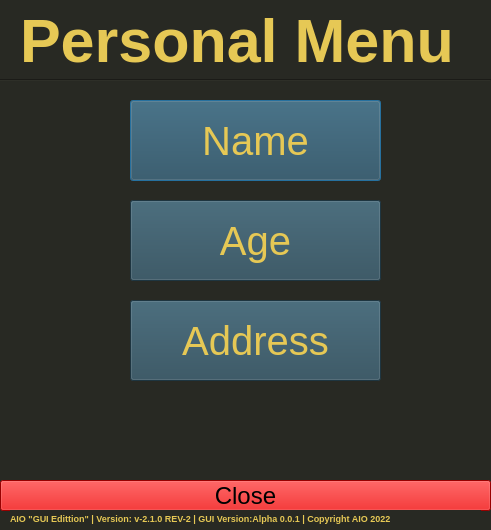
<?xml version="1.0" encoding="UTF-8"?>
<ui version="4.0">
 <class>Dialog</class>
 <widget class="QDialog" name="Dialog">
  <property name="geometry">
   <rect>
    <x>0</x>
    <y>0</y>
    <width>491</width>
    <height>530</height>
   </rect>
  </property>
  <property name="minimumSize">
   <size>
    <width>491</width>
    <height>530</height>
   </size>
  </property>
  <property name="maximumSize">
   <size>
    <width>491</width>
    <height>530</height>
   </size>
  </property>
  <property name="windowTitle">
   <string>AIO | Personal</string>
  </property>
  <property name="styleSheet">
   <string notr="true">background-color: rgb(40, 41, 35);</string>
  </property>
  <widget class="QLabel" name="label">
   <property name="geometry">
    <rect>
     <x>20</x>
     <y>10</y>
     <width>451</width>
     <height>61</height>
    </rect>
   </property>
   <property name="font">
    <font>
     <pointsize>46</pointsize>
     <weight>75</weight>
     <bold>true</bold>
     <underline>false</underline>
    </font>
   </property>
   <property name="autoFillBackground">
    <bool>false</bool>
   </property>
   <property name="styleSheet">
    <string notr="true">color: rgb(230, 200, 85);</string>
   </property>
   <property name="text">
    <string>Personal Menu</string>
   </property>
  </widget>
  <widget class="QPushButton" name="Close">
   <property name="geometry">
    <rect>
     <x>0</x>
     <y>480</y>
     <width>491</width>
     <height>31</height>
    </rect>
   </property>
   <property name="font">
    <font>
     <pointsize>18</pointsize>
    </font>
   </property>
   <property name="styleSheet">
    <string notr="true">background-color: rgb(213, 0, 0);</string>
   </property>
   <property name="text">
    <string>Close</string>
   </property>
   <property name="autoDefault">
    <bool>false</bool>
   </property>
   <property name="default">
    <bool>false</bool>
   </property>
  </widget>
  <widget class="QLabel" name="label_3">
   <property name="geometry">
    <rect>
     <x>10</x>
     <y>510</y>
     <width>471</width>
     <height>16</height>
    </rect>
   </property>
   <property name="font">
    <font>
     <pointsize>7</pointsize>
     <weight>75</weight>
     <bold>true</bold>
    </font>
   </property>
   <property name="styleSheet">
    <string notr="true">color: rgb(230, 200, 85);</string>
   </property>
   <property name="text">
    <string>AIO &quot;GUI Edittion&quot; | Version: v-2.1.0 REV-2 | GUI Version:Alpha 0.0.1 | Copyright AIO 2022</string>
   </property>
   <property name="wordWrap">
    <bool>true</bool>
   </property>
  </widget>
  <widget class="QPushButton" name="Name">
   <property name="geometry">
    <rect>
     <x>130</x>
     <y>100</y>
     <width>251</width>
     <height>81</height>
    </rect>
   </property>
   <property name="font">
    <font>
     <pointsize>30</pointsize>
    </font>
   </property>
   <property name="styleSheet">
    <string notr="true">color: rgb(230, 200, 85);
background-color: rgb(42, 74, 89);</string>
   </property>
   <property name="text">
    <string>Name</string>
   </property>
  </widget>
  <widget class="QPushButton" name="Age">
   <property name="geometry">
    <rect>
     <x>130</x>
     <y>200</y>
     <width>251</width>
     <height>81</height>
    </rect>
   </property>
   <property name="font">
    <font>
     <pointsize>30</pointsize>
    </font>
   </property>
   <property name="styleSheet">
    <string notr="true">color: rgb(230, 200, 85);
background-color: rgb(42, 74, 89);</string>
   </property>
   <property name="text">
    <string>Age</string>
   </property>
  </widget>
  <widget class="QPushButton" name="Address">
   <property name="geometry">
    <rect>
     <x>130</x>
     <y>300</y>
     <width>251</width>
     <height>81</height>
    </rect>
   </property>
   <property name="font">
    <font>
     <pointsize>30</pointsize>
    </font>
   </property>
   <property name="styleSheet">
    <string notr="true">color: rgb(230, 200, 85);
background-color: rgb(42, 74, 89);</string>
   </property>
   <property name="text">
    <string>Address</string>
   </property>
  </widget>
  <widget class="Line" name="line">
   <property name="geometry">
    <rect>
     <x>0</x>
     <y>70</y>
     <width>491</width>
     <height>20</height>
    </rect>
   </property>
   <property name="maximumSize">
    <size>
     <width>491</width>
     <height>150</height>
    </size>
   </property>
   <property name="styleSheet">
    <string notr="true">background-color: rgb(40, 41, 35);</string>
   </property>
   <property name="orientation">
    <enum>Qt::Horizontal</enum>
   </property>
  </widget>
 </widget>
 <resources/>
 <connections/>
</ui>
